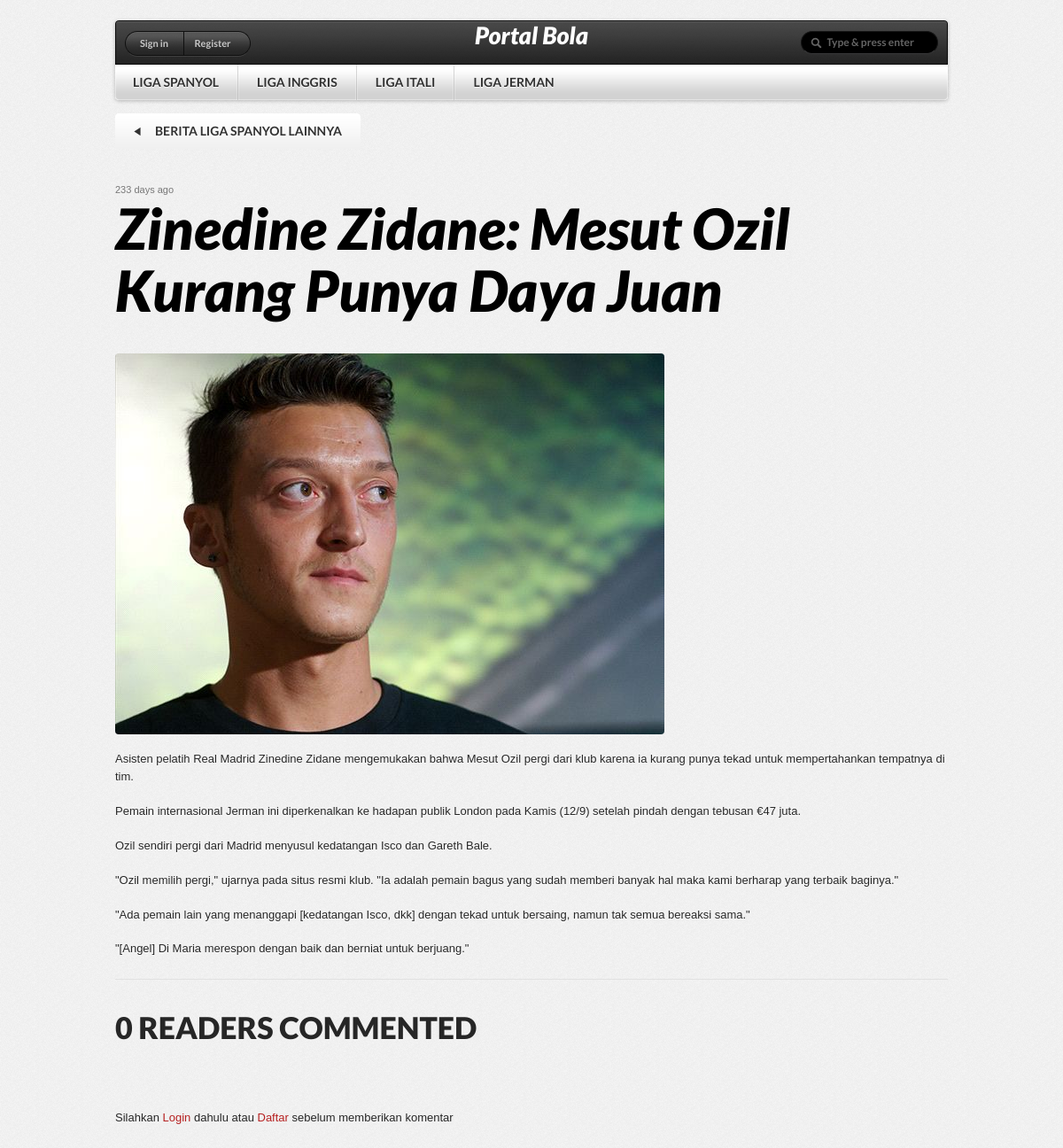
Page /?post_id=5 on the committed database.
### tables this page shows
CREATE TABLE IF NOT EXISTS `options` (
  `idoptions` int(10) NOT NULL AUTO_INCREMENT,
  `options_name` varchar(40) NOT NULL,
  `value` varchar(255) NOT NULL,
  PRIMARY KEY (`idoptions`)
);

CREATE TABLE IF NOT EXISTS `post_category` (
  `id_cat` int(10) NOT NULL AUTO_INCREMENT,
  `nm_cat` varchar(40) NOT NULL,
  PRIMARY KEY (`id_cat`)
);

CREATE TABLE IF NOT EXISTS `post_article` (
  `post_id` int(10) NOT NULL AUTO_INCREMENT,
  `id_cat` varchar(10) NOT NULL,
  `title` varchar(50) NOT NULL,
  `featurephoto` varchar(100) NOT NULL,
  `post_entry` longtext NOT NULL,
  `create_date` datetime NOT NULL,
  `hit` int(10) NOT NULL,
  `create_by` varchar(40) NOT NULL,
  `status` varchar(1) NOT NULL,
  PRIMARY KEY (`post_id`)
);

### includes/functions/publicfunc.php (called while the page is built, shortened)
<?php
return true;
?>
<?php
function _getconfigdb($key)
{
	$q=mysql_query("Select * from options where options_name='".$key."'");
	$r=	mysql_fetch_array($q);
	return $r['value'];
}
function xTimeAgo ($oldTime, $newTime, $timeType) {
        $timeCalc = strtotime($newTime) - strtotime($oldTime);
        if ($timeType == "m") {
            $timeCalc = round($timeCalc/60) . " minutes ago";
        }
        if ($timeType == "h") {
            $timeCalc = round($timeCalc/60/60) . " hours ago";
        }
        if ($timeType == "d") {
            $timeCalc = round($timeCalc/60/60/24) . " days ago";
        }
        return $timeCalc;
    }
function timeAgo($timestamp){
	$skrg=date("Y-m-d H:i:s");
	$isi= str_replace("-","",xTimeAgo($skrg,$timestamp,"m"));
	$isi2= str_replace("-","",xTimeAgo($skrg,$timestamp,"h"));
	$isi3= str_replace("-","",xTimeAgo($skrg,$timestamp,"d"));
	$go="";
	if($isi > 60)
	{
		$go=$isi2;
	}elseif($isi2 > 24)
	{
		$go=$isi3;
	}elseif($isi < 61)
	{
		$go=$isi;
	}
	return $go;
}
?>

### pages/menu.php (the view, shortened to what this page needs)
   <div class="topmenu">
               <ul class="dropdown">
               <?php
$q=mysql_query("Select * from post_category");
while($r=mysql_fetch_array($q))
{
?>
               <li><a href="?category=<?php echo $r['id_cat']; ?>"><span><?php echo $r['nm_cat']; ?></span></a></li>
               <?php
}
?>
               </ul>
           </div>

### index.php (shortened to what this page needs)
<?php
include_once("includes/functions/publicfunc.php");
include_once("pages/meta.php");
?>
<body>
<div class="body_wrap homepage">
<?php
if(!isset($_GET['post_id']) && !isset($_GET['category'])&& !isset($_GET['s'])&& !isset($_GET['p']))
{
 include_once("pages/slider.php");
}else{
	echo "<p>&nbsp;</p>";
	echo "<p>&nbsp;</p>";
	echo "<p>&nbsp;</p>";
	echo "<p>&nbsp;</p>";
}
 ?>
<div class="header_menu">
	<div class="container">
		<div class="logo"><a href="index.php"><h2 style="color:#FFF"><?php echo _getconfigdb("company_name"); ?></h2></a></div>
        <?php
		if(isset($_SESSION['hash']) && $_SESSION['hash']=="member")
		{
			?>
        <div class="top_login_box"><a href="member/index.php">Profil</a><a href="logout.php">Log Out</a></div>
            <?php
		}elseif(isset($_SESSION['hash']) && $_SESSION['hash']=="admin")
		{
			?>
        <div class="top_login_box"><a href="admin/index.php">Admin Page</a><a href="logout.php">Log Out</a></div>
            <?php
		}else{
		?>
        <div class="top_login_box"><a href="panel.php">Sign in</a><a href="panel.php#toregister">Register</a></div>
        <?php
		}
		?>
        <div class="top_search">
        	<form id="searchForm" action="" method="get">
                <fieldset>
                    <div class="input">
                        <input type="text" name="s" id="s" value="Type & press enter" />
                    </div>
                </fieldset>
            </form>
        </div>
       <?php include_once("pages/menu.php"); ?>
    </div>
</div>
<?php
if(isset($_GET['post_id']))
{
	include("pages/artikel.php");
}elseif(isset($_GET['category']))
{
	include("pages/category.php");
}elseif(isset($_GET['p']))
{
	include("pages/".$_GET['p'].".php");
}elseif(isset($_GET['s']))
{
	include("pages/cari.php");
}else{
	include("pages/home.php");
}
?>
</div>
</body>
</html>

### pages/artikel.php (shortened to what this page needs)
<?php
$q=mysql_query("SELECT post_article.post_id,post_article.id_cat, post_article.title, post_article.featurephoto, post_article.post_entry, post_article.create_date, post_article.hit, post_article.create_by, COUNT(komentar.id_komentar) as komen, post_category.nm_cat
FROM (post_article LEFT JOIN komentar ON post_article.post_id = komentar.post_id) LEFT JOIN post_category ON post_article.id_cat = post_category.id_cat Where post_article.post_id='".$_GET['post_id']."' GROUP BY post_article.post_id ORDER BY `create_date` DESC") or die(mysql_error());
$qr=mysql_fetch_array($q);
?>
<div class="middle sidebarRight">
<div class="container_12">
	<div class="back_title">
    	<div class="back_inner">
		<a href="?category=<?php echo $qr['id_cat']; ?>"><span>Berita <?php echo $qr['nm_cat']; ?> lainnya</span></a>
        </div>
    </div>
    <div class="divider_space_thin"></div>
    <div class="grid_12 content">
		<div class="post-detail">
            <div class="page-title">
            <div class="meta-date"><?php echo timeAgo($qr['create_date']); ?></div>
            <h1><?php echo $qr['title']; ?></h1>
            </div>
			<div class="entry">
			  <p><?php echo $qr['post_entry']; ?></p>
          	</div>
                        <div class="comment-list" id="comments">
                        	<h2><?php echo $qr['komen']; ?> Readers Commented</h2>
                            <ol>
                            </ol>
                        </div>
                <?php
				if(isset($_SESSION['hash']))
				{
				?>
                        <div class="box2 add-comment" id="addcomments">
                            <h3>Leave a Reply</h3>
                            <div class="box2_content comment-form">
                            <form action="" method="post">
                                 <div class="row">
                                    <label><strong>Comment</strong></label>
                                    <textarea cols="30" rows="10" name="message" class="textarea textarea_middle required"></textarea>
                                </div>
                                    <input type="submit" name="Submit" value="Submit" class="btn-submit" />
                            </form>
                            </div>
                        </div>
            		<?php
					}else{
					?>
                    Silahkan <a href="panel.php?direct=<?php echo $_SERVER['REQUEST_URI']; ?>">Login</a> dahulu atau <a href="panel.php#toregister">Daftar</a> sebelum memberikan komentar
                    <?php
					}
					 ?>
        </div>
    </div>
    <div class="divider_space_thin"></div>

### rows in the picture
options: value "Portal Bola"
post_category: nm_cat "LIGA SPANYOL"
post_category: nm_cat "LIGA INGGRIS"
post_category: nm_cat "LIGA ITALI"
post_category: nm_cat "LIGA JERMAN"
post_article: id_cat.nm_cat "LIGA SPANYOL", create_date "233 days ago", title "Zinedine Zidane: Mesut Ozil Kurang Punya Daya Juan", post_entry (picture), post_entry "Asisten pelatih Real Madrid Zinedine Zidane mengemukakan bahwa Mesut Ozil pergi dari klub karena ia kurang punya tekad untuk mempertahankan tempatnya di tim. Pemain internasional Jerman ini diperkenalkan ke hadapan publik London pada Kamis (12/9) setelah pindah dengan tebusan €47 juta. Ozil sendiri pergi dari Madrid menyusul kedatangan Isco dan Gareth Bale. \"Ozil memilih pergi,\" ujarnya pada situs resmi klub. \"Ia adalah pemain bagus yang sudah memberi banyak hal maka kami berharap yang terbaik baginya.\" \"Ada pemain lain yang menanggapi [kedatangan Isco, dkk] dengan tekad untuk bersaing, namun tak semua bereaksi sama.\" \"[Angel] Di Maria merespon dengan baik dan berniat untuk berjuang.\""

### other values in the picture
$qr['komen'] "0"
